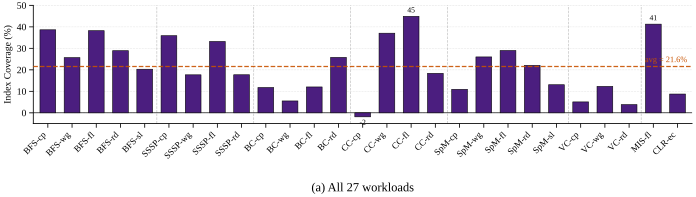

Reproduce this figure in Python.
#!/usr/bin/env python3
"""Round-3 Reduce Variant V1: Index Coverage — full 27 workloads (reference).

Reference baseline for the round-3 "reduce clutter" exploration.  Same data
as Round-2 q1 (proto_r2_q1_idx_coverage.py) but the y-axis is tightened
to 0–50 % so that the actual data fills 70-80 % of the panel height
(previous version used 0–100 % which left ~half the panel empty).

Subplot label sits BELOW the axis via plot_util.subplot_label() so the
title row of the page can carry the section heading.

Metric:
    idx_coverage = (baseline.ima_idx_misses - grasp.ima_idx_misses)
                   / baseline.ima_idx_misses * 100

Source: ima_plan/07_paper_outline/figures/effectiveness_data.json
Workload set: workload_names.ORDERED_27 (MST excluded — no IMA chain).
"""

from __future__ import annotations

import json
import sys
from pathlib import Path

import numpy as np

# ── Project plot style ──────────────────────────────────────────────────────
_REPO = Path(__file__).resolve().parents[4]
sys.path.insert(0, str(_REPO / "ima_plan/07_paper_outline/plot_style"))
from plot_util import (                                              # noqa: E402
    apply_style,
    save_fig,
    subplot_label,
    PALETTE_JEWEL,
)
from workload_names import (                                         # noqa: E402
    ORDERED_27,
    SHORT_NAME,
    group_separator_positions,
)

apply_style()
import matplotlib.pyplot as plt                                      # noqa: E402

OUT_DIR = Path(__file__).resolve().parent
DATA_JSON = _REPO / "ima_plan/07_paper_outline/figures/effectiveness_data.json"


# ── Load & compute ──────────────────────────────────────────────────────────
DATA = json.loads(DATA_JSON.read_text())["workloads"]


def idx_coverage(key: str):
    """Return idx coverage % (or None if baseline IMA data missing)."""
    rec = DATA.get(key)
    if rec is None:
        return None
    base = rec.get("baseline") or {}
    g = rec.get("grasp") or {}
    bm = base.get("ima_idx_misses")
    gm = g.get("ima_idx_misses")
    if bm is None or gm is None or bm == 0:
        return None
    return (bm - gm) / bm * 100.0


values = [idx_coverage(k) for k in ORDERED_27]
labels = [SHORT_NAME[k] for k in ORDERED_27]

skipped = [k for k, v in zip(ORDERED_27, values) if v is None]

plot_values = np.array([np.nan if v is None else v for v in values], dtype=float)
valid_values = plot_values[~np.isnan(plot_values)]
avg_value = float(np.mean(valid_values)) if valid_values.size else 0.0


# ── Plot ────────────────────────────────────────────────────────────────────
n = len(ORDERED_27)
x = np.arange(n)
bar_w = 0.65

fig, ax = plt.subplots(figsize=(7.0, 1.8), constrained_layout=True)

bars = ax.bar(
    x, plot_values, bar_w,
    color=PALETTE_JEWEL[0], edgecolor="black", linewidth=0.4,
    zorder=3,
)

# Average horizontal line
ax.axhline(
    y=avg_value, color="#C85200", linestyle="--",
    linewidth=0.9, alpha=0.9, zorder=4,
)
# Inline label for the average line, anchored to the right edge
ax.text(
    n - 0.6, avg_value + 1.2,
    f"avg = {avg_value:.1f}%",
    ha="right", va="bottom",
    fontsize=6, color="#C85200", zorder=5,
)

# Annotate outliers only (extreme high CC-fl, MIS-fl and the single
# negative CC-cp); the rest stay clean
for i, v in enumerate(plot_values):
    if np.isnan(v):
        continue
    if v >= 40.0 or v < 0.0:
        offset = 1.0 if v >= 0 else -1.0
        va = "bottom" if v >= 0 else "top"
        ax.text(
            i, v + offset,
            f"{v:.0f}",
            ha="center", va=va,
            fontsize=5.5, color="black", zorder=6,
        )

# Vertical algorithm-group separators
for sep in group_separator_positions(ORDERED_27):
    ax.axvline(
        x=sep, color="#999999", linestyle="--",
        linewidth=0.5, alpha=0.6, zorder=1,
    )

# ── Axes formatting ────────────────────────────────────────────────────────
ax.set_ylabel("Index Coverage (%)", fontsize=7)
ax.set_ylim(-5, 50)
ax.set_yticks([0, 10, 20, 30, 40, 50])
ax.set_xlim(-0.6, n - 0.4)
ax.set_xticks(x)
ax.set_xticklabels(labels, rotation=45, ha="right", fontsize=6.5)
ax.tick_params(axis="y", labelsize=7)
ax.axhline(y=0, color="black", linewidth=0.5, zorder=2)

# Subplot label BELOW the axis (paper convention)
subplot_label(ax, "(a) All 27 workloads", y=-0.62)

save_fig(fig, "proto_r3_reduce_v1_full", OUT_DIR)
plt.close(fig)

print(f"Saved: {OUT_DIR}/proto_r3_reduce_v1_full.{{pdf,svg}}")
print(f"workloads={n}  skipped={len(skipped)}  "
      f"avg={avg_value:.2f}%  min={np.nanmin(plot_values):.1f}%  "
      f"max={np.nanmax(plot_values):.1f}%")
